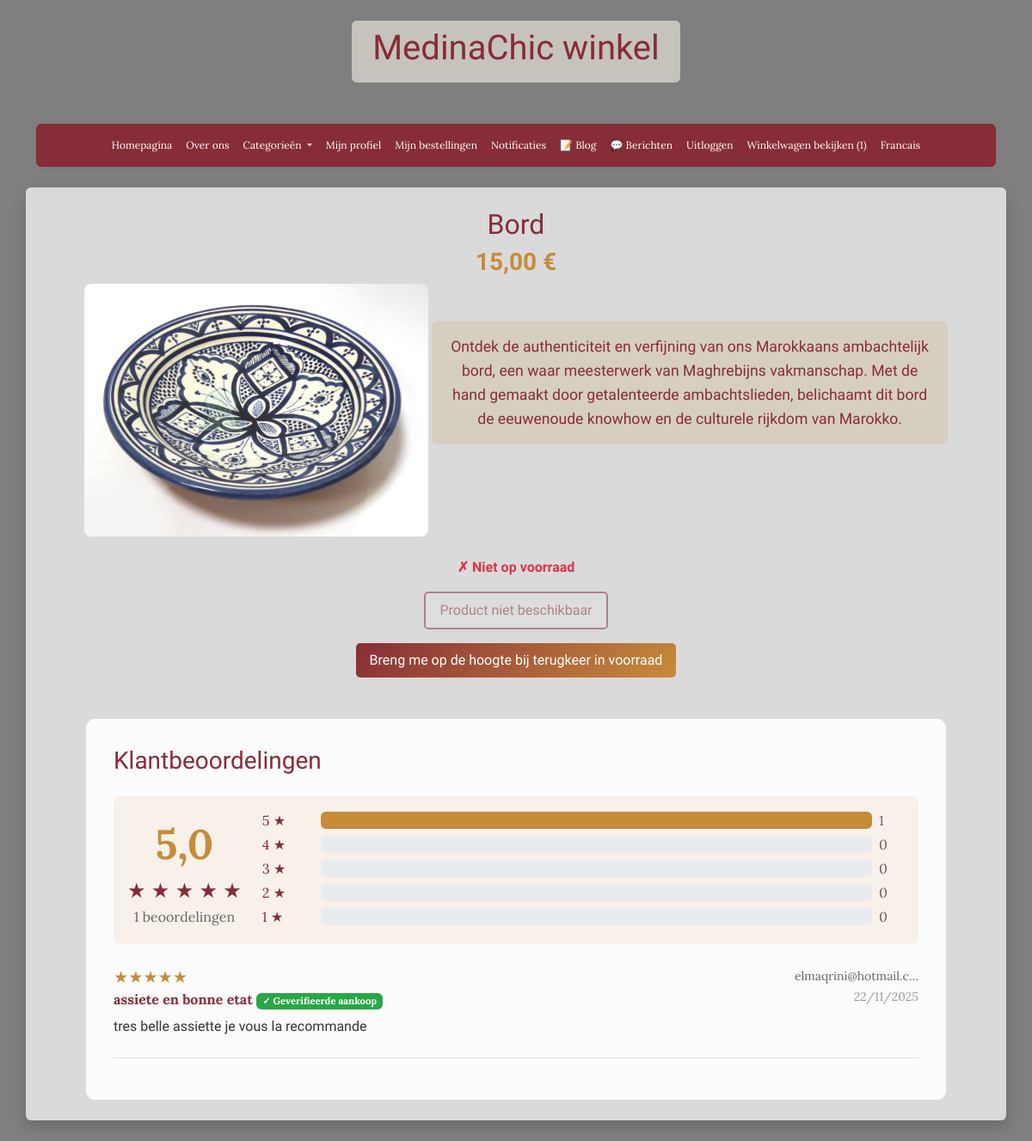
The page /api/nl/product/assiette/ (signed in) on the database its author committed.
### store/models.py (models this page shows, shortened)
class Product(models.Model):
    name = models.CharField(max_length=128)
    name_nl = models.CharField(max_length=128, blank=True, null=True)
    slug = models.SlugField(max_length=128, blank=True)
    CATEGORIES = [
        ('autre', 'Autre'),
        ('cuisine', 'Cuisine'),
        ('vetement', 'Vetement'),
        ('tissu', 'Tissu'),
        ('argile', 'Argile'),
        ('maroquineire', 'Maroquineire'),
        ('alimentaire', 'Alimentaire'),
        ('accessoire', 'Accessoire'),
    ]
    category = models.CharField(max_length=50, choices=CATEGORIES, default='autre')
    price = models.FloatField(default=0.0)
    quantity = models.IntegerField(default=0)
    description = models.TextField(blank=True)
    description_nl = models.TextField(blank=True, null=True)
    thumbnail = models.ImageField(upload_to="products/", blank=True, null=True)
    stripe_id = models.CharField(max_length=90, blank=True)
    def get_average_rating(self):
        from django.db.models import Avg
        result = self.reviews.aggregate(avg_rating=Avg('rating'))
        return round(result['avg_rating'], 1) if result['avg_rating'] else 0
    def get_rating_count(self):
        return self.reviews.count()
    def get_rating_distribution(self):
        distribution = {i: 0 for i in range(1, 6)}
        for review in self.reviews.all():
            distribution[review.rating] += 1
        return distribution
    def get_stars_display(self):
        avg = self.get_average_rating()
        full_stars = int(avg)
        half_star = 1 if (avg - full_stars) >= 0.5 else 0
        empty_stars = 5 - full_stars - half_star
        return {
            'full': full_stars,
            'half': half_star,
            'empty': empty_stars,
            'average': avg
        }

class ProductReview(models.Model):
    product = models.ForeignKey(Product, on_delete=models.CASCADE, related_name='reviews')
    user = models.ForeignKey(AUTH_USER_MODEL, on_delete=models.CASCADE)
    rating = models.IntegerField(choices=[(i, i) for i in range(1, 6)], help_text="Note de 1 à 5 étoiles")
    title = models.CharField(max_length=200, verbose_name="Titre de l'avis")
    comment = models.TextField(verbose_name="Commentaire")
    created_at = models.DateTimeField(auto_now_add=True)
    updated_at = models.DateTimeField(auto_now=True)
    verified_purchase = models.BooleanField(default=False, verbose_name="Achat vérifié")
    class Meta:
        verbose_name = "Avis produit"
        verbose_name_plural = "Avis produits"
        ordering = ['-created_at']
        unique_together = ['product', 'user']
    def get_stars_display(self):
        return '★' * self.rating + '☆' * (5 - self.rating)

### accounts/models.py (models this page shows, shortened)
class Shopper(AbstractUser):
    username = None
    email = models.EmailField(max_length=254, unique=True)
    stripe_id = models.CharField(max_length=90, blank=True)
    USERNAME_FIELD = 'email'
    REQUIRED_FIELDS = []
    objects = CustomUserManager()

### store/views.py (the view)
# urls.py: path('nl/product/<str:slug>/', product_detail_nl, name='product-nl'),
def product_detail_nl(request, slug):
    product = get_object_or_404(Product, slug=slug)
    return render(request, 'store/detail_nl.html', context={'product': product, 'lang': 'nl'})

### store/context_processors.py (called while the page is built)
def cart_processor(request):
    cart_data = {
        'has_cart': False,
        'cart_count': 0
    }
    if request.user.is_authenticated:
        try:
            cart = Cart.objects.filter(user=request.user, ordered=False).first()
            if cart:
                cart_data['has_cart'] = True
                cart_data['cart_count'] = cart.orders.count()
        except:
            pass
    return cart_data

def notifications_processor(request):
    notifications_data = {
        'unread_notifications_count': 0
    }
    if request.user.is_authenticated:
        try:
            notifications_data['unread_notifications_count'] = Notification.objects.filter(
                user=request.user,
                is_read=False
            ).count()
        except:
            pass
    return notifications_data

### store/templatetags/store_filters.py (called while the page is built)
@register.filter
def get_item(dictionary, key):
    if dictionary is None:
        return None
    return dictionary.get(int(key)) if key else None

### store/templates/store/detail_nl.html (shortened to what this page needs)
{% extends 'base_nl.html' %}
{% load store_filters %}
{% block content %}
    <div class="text-center">
        <h2 class="product-title">{{ product.name_nl }}</h2>
        <h3 class="product-price">{{ product.price|floatformat:2 }} €</h3>
        <img src="{{ product.thumbnail.url }}" alt="{{ product.name_nl }}" class="product-image mb-4">
        <p class="product-description">{{ product.description_nl }}</p>
        {% if product.quantity > 0 %}
            <p class="text-success fw-bold">✓ {{ product.quantity }} op voorraad</p>
        {% else %}
            <p class="text-danger fw-bold">✗ Niet op voorraad</p>
        {% endif %}
        {% if user.is_authenticated %}
            {% if product.quantity > 0 %}
                <p>
                    <a href="{% url 'add-to-cart' product.slug %}" class="add-to-cart-btn">
                        Toevoegen aan winkelwagen
                    </a>
                </p>
            {% else %}
                <p>
                    <button class="add-to-cart-btn" disabled style="opacity: 0.5; cursor: not-allowed;">
                        Product niet beschikbaar
                    </button>
                </p>
                <p class="mt-2">
                    <a href="{% url 'subscribe-stock-alert-nl' product.slug %}" class="btn" style="background: linear-gradient(135deg, #872D37 0%, #C78C3A 100%); color: white; border: none; padding: 0.5rem 1rem; border-radius: 5px; text-decoration: none; transition: all 0.3s ease;" onmouseover="this.style.opacity='0.9'" onmouseout="this.style.opacity='1'">
                         Breng me op de hoogte bij terugkeer in voorraad
                    </a>
                </p>
            {% endif %}
        {% endif %}
    </div>
    <div class="mt-5" style="max-width: 1000px; margin-left: auto; margin-right: auto;">
        <div style="background-color: rgba(255, 255, 255, 0.95); padding: 2rem; border-radius: 10px;">
            <h3 style="color: #872D37; margin-bottom: 1.5rem;">Klantbeoordelingen</h3>
            {% if product.get_rating_count > 0 %}
                <div class="d-flex align-items-center gap-4 mb-4 p-3" style="background-color: rgba(199, 140, 58, 0.1); border-radius: 8px;">
                    <div class="text-center">
                        <div style="font-size: 3rem; font-weight: bold; color: #C78C3A;">
                            {{ product.get_average_rating }}
                        </div>
                        <div style="color: #872D37; font-size: 1.5rem;">
                            {% with stars=product.get_stars_display %}
                                {% for i in "12345" %}
                                    {% if forloop.counter <= stars.full %}
                                        ★
                                    {% elif forloop.counter == stars.full|add:1 and stars.half %}
                                        ⯨
                                    {% else %}
                                        ☆
                                    {% endif %}
                                {% endfor %}
                            {% endwith %}
                        </div>
                        <div style="color: #666;">
                            {{ product.get_rating_count }} beoordelingen
                        </div>
                    </div>
                    <div class="flex-grow-1">
                        {% with distribution=product.get_rating_distribution %}
                            {% for rating in "54321" %}
                                <div class="d-flex align-items-center gap-2 mb-1">
                                    <span style="color: #872D37; min-width: 60px;">{{ rating }} ★</span>
                                    <div class="progress flex-grow-1" style="height: 20px;">
                                        {% with count=distribution|get_item:rating|default:0 %}
                                            {% widthratio count product.get_rating_count 100 as percentage %}
                                            <div class="progress-bar" style="width: {{ percentage }}%; background-color: #C78C3A;" role="progressbar"></div>
                                        {% endwith %}
                                    </div>
                                    <span style="color: #666; min-width: 30px;">{{ distribution|get_item:rating|default:0 }}</span>
                                </div>
                            {% endfor %}
                        {% endwith %}
                    </div>
                </div>
                <div class="mt-4">
                    {% for review in product.reviews.all %}
                        <div class="border-bottom pb-3 mb-3">
                            <div class="d-flex justify-content-between align-items-start mb-2">
                                <div>
                                    <div style="color: #C78C3A; font-size: 1.2rem;">
                                        {{ review.get_stars_display }}
                                    </div>
                                    <strong style="color: #872D37;">{{ review.title }}</strong>
                                    {% if review.verified_purchase %}
                                        <span class="badge" style="background-color: #28a745; font-size: 0.7rem;">✓ Geverifieerde aankoop</span>
                                    {% endif %}
                                </div>
                                <div class="text-end">
                                    <small style="color: #666;">{{ review.user.email|truncatechars:20 }}</small><br>
                                    <small style="color: #999;">{{ review.created_at|date:"d/m/Y" }}</small>
                                </div>
                            </div>
                            <p style="color: #333; margin-bottom: 0.5rem;">{{ review.comment }}</p>
                        </div>
                    {% endfor %}
                </div>
            {% else %}
                <div class="text-center py-4" style="background-color: rgba(199, 140, 58, 0.1); border-radius: 8px;">
                    <p style="color: #872D37; font-size: 1.1rem; margin: 0;">
                        Nog geen beoordelingen. Wees de eerste om uw mening te geven!
                    </p>
                </div>
            {% endif %}
        </div>
    </div>
{% endblock %}

### store/templates/store/detail_nl.html (style rules this page uses)
.product-title { color: #872D37; }
.product-price { color: #C78C3A; font-weight: bold; }
.product-image { width: 100%; max-width: 400px; height: auto; object-fit: cover; border-radius: 8px; }
.add-to-cart-btn { border: 2px solid #872D37; color: #872D37; padding: 0.5rem 1rem; text-decoration: none; border-radius: 5px; display: inline-block; transition: all 0.3s ease; }
.product-description { color: #872D37; font-size: 1.1rem; line-height: 1.6; }
.product-description { color: #872D37; font-size: 1.1rem; line-height: 1.6; background-color: rgba(199, 140, 58, 0.15); padding: 1rem; border-radius: 8px; display: inline-block; max-width: 600px; }

### rows shown on the page
Product: name_nl "Bord", price "15,00", thumbnail (picture), description_nl "Ontdek de authenticiteit en verfijning van ons Marokkaans ambachtelijk bord, een waar meesterwerk van Maghrebijns vakmanschap. Met de hand gemaakt door getalenteerde ambachtslieden, belichaamt dit bord de eeuwenoude knowhow en de culturele rijkdom van Marokko.", get_average_rating "5,0", get_rating_count "1"
ProductReview: stars "★★★★★", title "assiete en bonne etat", verified_purchase "✓ Geverifieerde aankoop", user.email "elmaqrini@hotmail.c…", created_at "22/11/2025", comment "tres belle assiette je vous la recommande"

### other values the page prints
{{ cart_count }} "1"
{{ rating }} "5" "4" "3" "2" "1"
{{ distribution|get_item:rating|default:0 }} "1" "0" "0" "0" "0"
